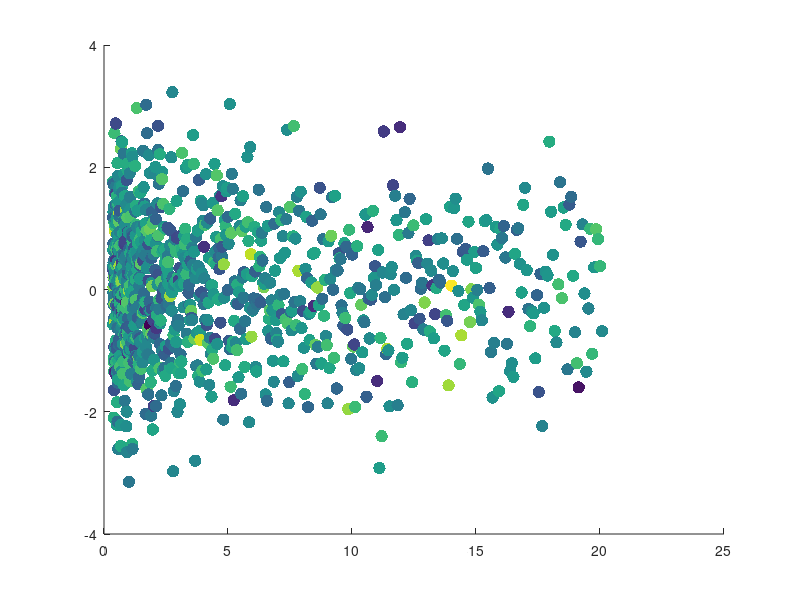

This figure's MATLAB source:
%%
%     COURSE: Master MATLAB through guided problem-solving
%    SECTION: 2D plotting
%      VIDEO: Dots
% Instructor: mikexcohen.com
%
%%

% generate 2D data
n = 1000;

% dimension 1 is e^x
data = exp( linspace(-1,3,n) );
data(2, :) = randn(1, n);
% dimension 2 is random ~N(0,1)

figure(1), clf

% use a plot handle to specify options
h = plot(data(1,:), data(2,:));

% have a look at the options to set
get(h)

% use set to make the plot look more interesting
set(h,'marker','p')
set(h, 'LineStyle', 'none', 'MarkerSize', 10, 'MarkerFaceColor', 'r', 'MarkerEdgeColor', 'b')

%% scatter

% basic use
scatter(data(1,:),data(2,:)) %plot(data(1,:), data(2,:), 'o') - you cant specify color for each point


% include marker size and filled
scatter(data(1,:),data(2,:),120,'filled')
scatter(data(1,:),data(2,:),80, log(1:n),'filled')
scatter(data(1,:),data(2,:),80, randn(1,n),'filled')

% include color as 4th option


%%
